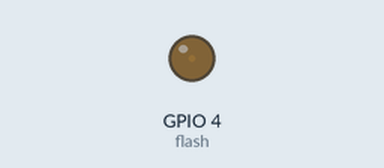
This program was run on a simulated ESP32 board running MicroPython. Shown: output pins drawn as LEDs (lit = HIGH).

Above: at 0.05 s.
At 2.3 s:
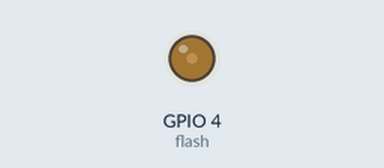
Timing chart, 0 to 5.2 s (numbered marks = the images above):
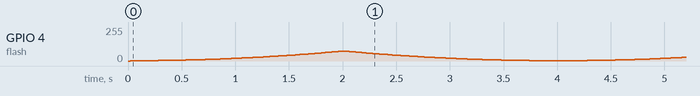

The program:

c7_pwm_range.py
```python
from machine import Pin, PWM, Timer

flash = PWM(Pin(4), freq=1000, duty=0)

MIN_DUTY = 10  # 가장 어두운 밝기 (0 ~ 1023)
MAX_DUTY = 300  # 가장 밝은 밝기 (0 ~ 1023)
STEPS = 100  # 어두움 → 밝음을 100칸으로 나눈다
UPDATE_MS = 20  # 몇 ms 마다 한 칸 움직일지

level = 0  # 0 ~ STEPS 사이의 칸 번호
direction = 1  # 1 이면 밝아지고, -1 이면 어두워진다
time_cnt = 0
ms_flag = False

def timer_callback(t):
    global ms_flag
    ms_flag = True

def level_to_duty(lv):
    # 제곱 곡선: 어두운 쪽은 천천히, 밝은 쪽은 빠르게 올라간다
    return MIN_DUTY + (MAX_DUTY - MIN_DUTY) * lv * lv // (STEPS * STEPS)

def fade_step():
    global level, direction
    level += direction
    if level >= STEPS or level <= 0:
        direction = -direction
    flash.duty(level_to_duty(level))

tmr = Timer(0)
tmr.init(period=1, mode=Timer.PERIODIC, callback=timer_callback)

try:
    while True:
        if ms_flag:
            ms_flag = False
            time_cnt += 1

            if time_cnt % UPDATE_MS == 0:
                fade_step()
except KeyboardInterrupt:
    tmr.deinit()
    flash.duty(0)
    flash.deinit()
    print("정지")
```
